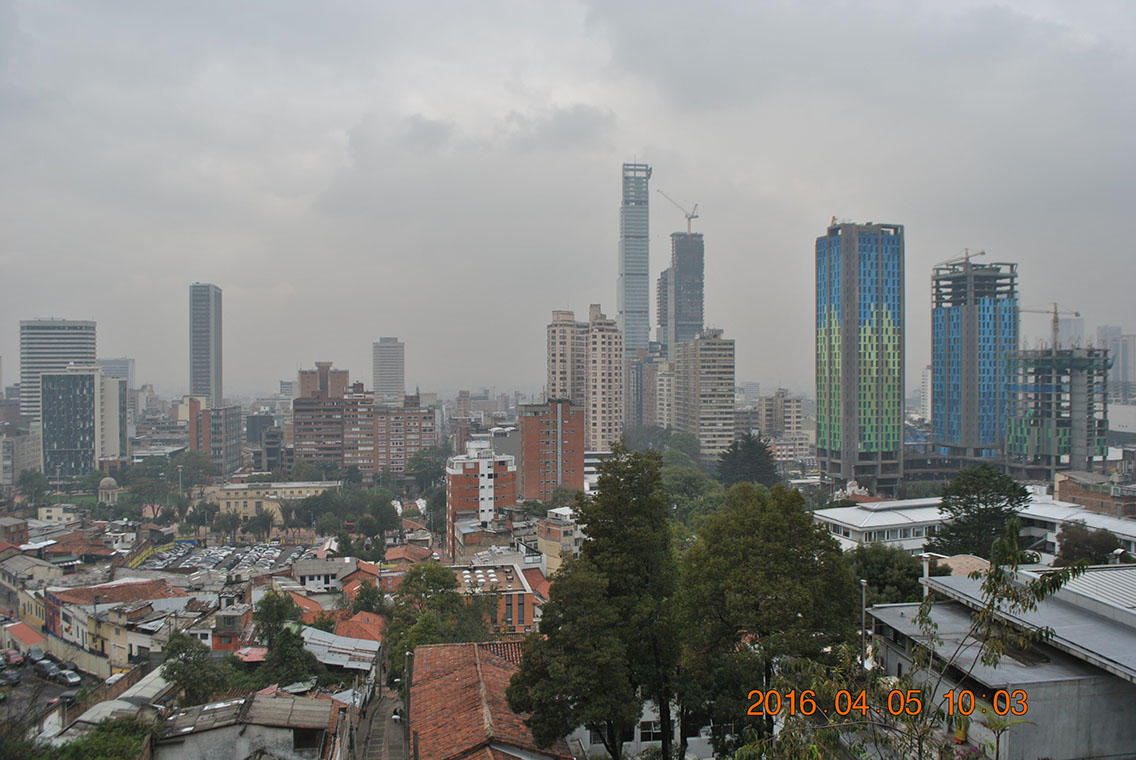
%> input picture 5.JPG, 1136 x 760 px
$ octave --eval "paper;"   (GNU Octave 9; MATLAB toolbox functions it lacks are replaced by stand-ins)
%> lines starting %> are read from the running program, lines starting %| are printed output that depends on the picture; long printed decimals are rounded
function paper()

imagen = rgb2gray(imread('5.jpg'));
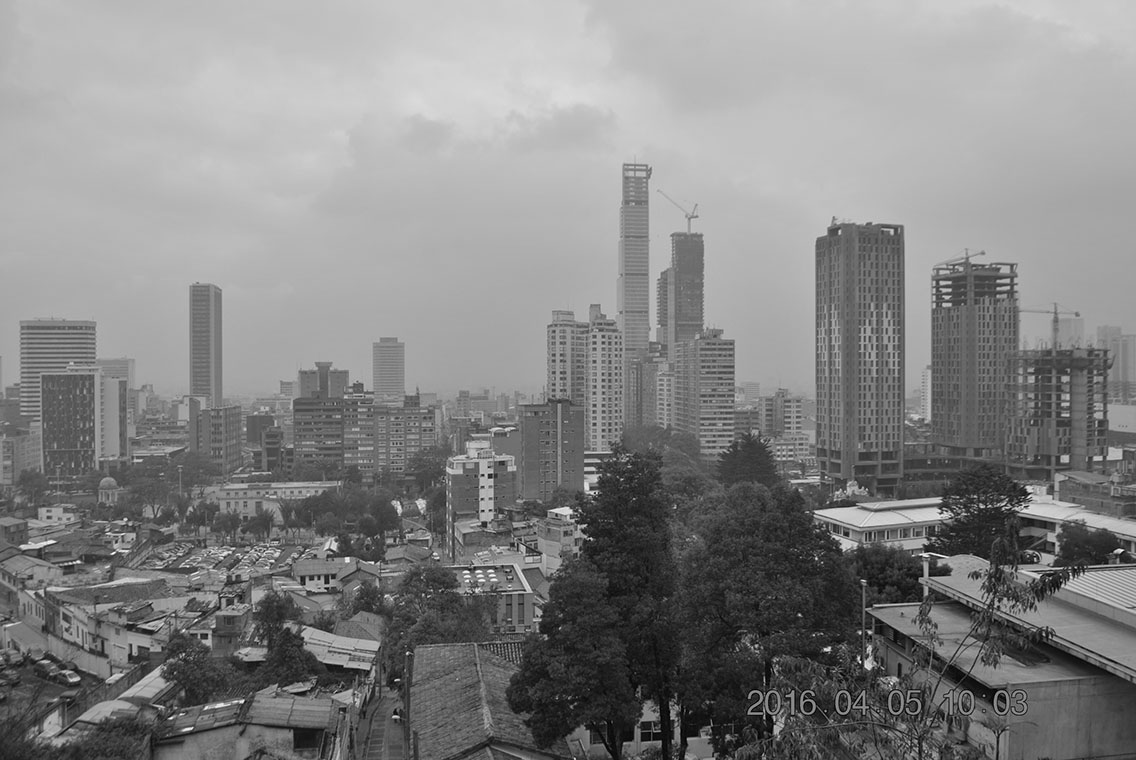
%> imagen: size 760x1136 uint8; min 0, max 254, mean 132.6
background = imagen(300:350,600:680);
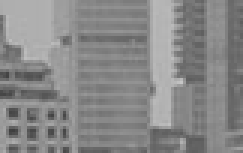
%> background: size 51x81 uint8 (shown 3 times larger); min 63, max 198, mean 136.4
prombackground = mean2(background);
%> prombackground = 136.4
zona1 = imagen(550:580,200:250);
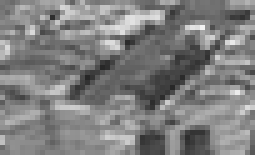
%> zona1: size 31x51 uint8 (shown 5 times larger); min 39, max 242, mean 127.2
promzona1 = mean2(zona1);
%> promzona1 = 127.2
zona2 = imagen(350:400,140:220);
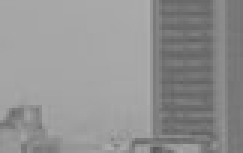
%> zona2: size 51x81 uint8 (shown 3 times larger); min 90, max 173, mean 146
promzona2 = mean2(zona2);
%> promzona2 = 146
imagen(300:350,600:680) = 0;
imagen(550:580,200:250)=0;
imagen(350:400,140:220) = 0;
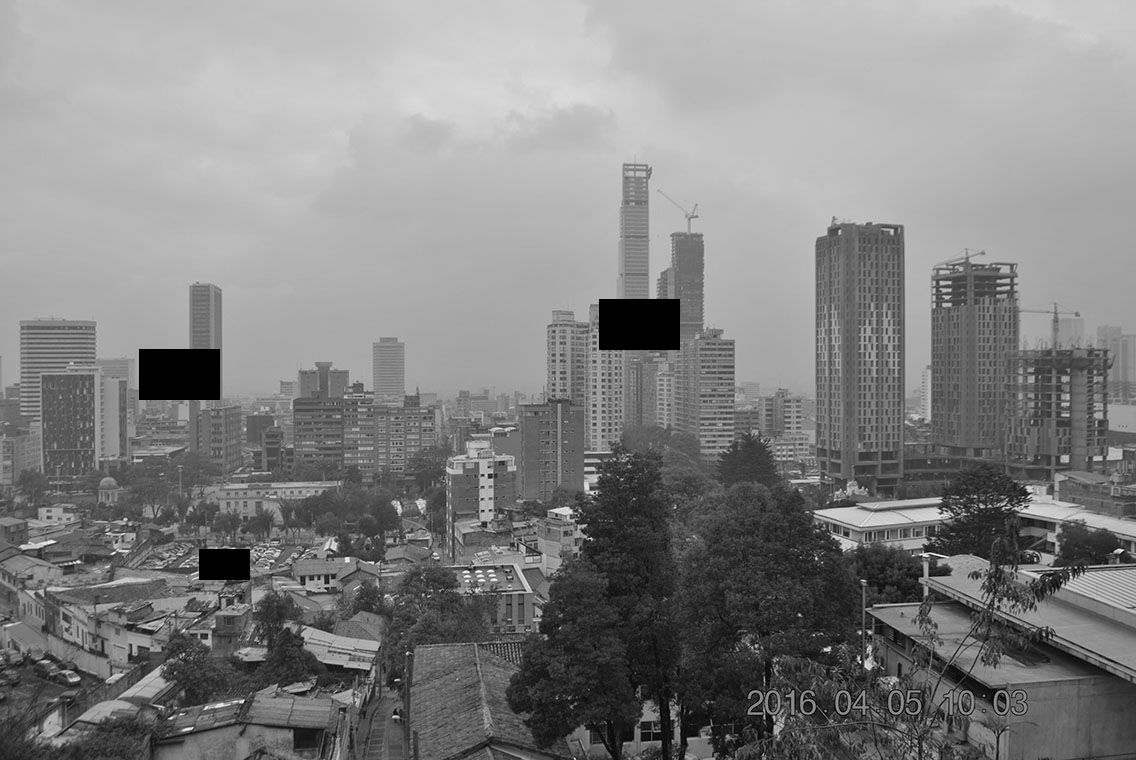
%> imagen: size 760x1136 uint8; min 0, max 254, mean 131

fprintf('El promedio del background es %d, \n ',prombackground);
fprintf('El promedio de la zona 1 es %d, \n ',promzona1);
fprintf('El promedio de la zona 2 es %d, \n ',promzona2);

concentracion= (prombackground-promzona2)/(prombackground-promzona1);
%> concentracion = -1.05
x1= 0.1; %km
x2=0.35; %km
x= x2-x1;
coef= -(1/x)* log(concentracion);
fprintf('El coeficiente de extinción será igual a %d,\n ',coef);
visibilidad= 3/coef;
fprintf('La visibilidad tiene un valor de %d',visibilidad);
%| El promedio del background es 136.362,
%|  El promedio de la zona 1 es 127.226,
%|  El promedio de la zona 2 es 145.971,
%|  El coeficiente de extinción será igual a -0.2022,
%|  La visibilidad tiene un valor de -0.00384
imshow(imagen);

$ run again, with 1.JPG copied over 5.JPG
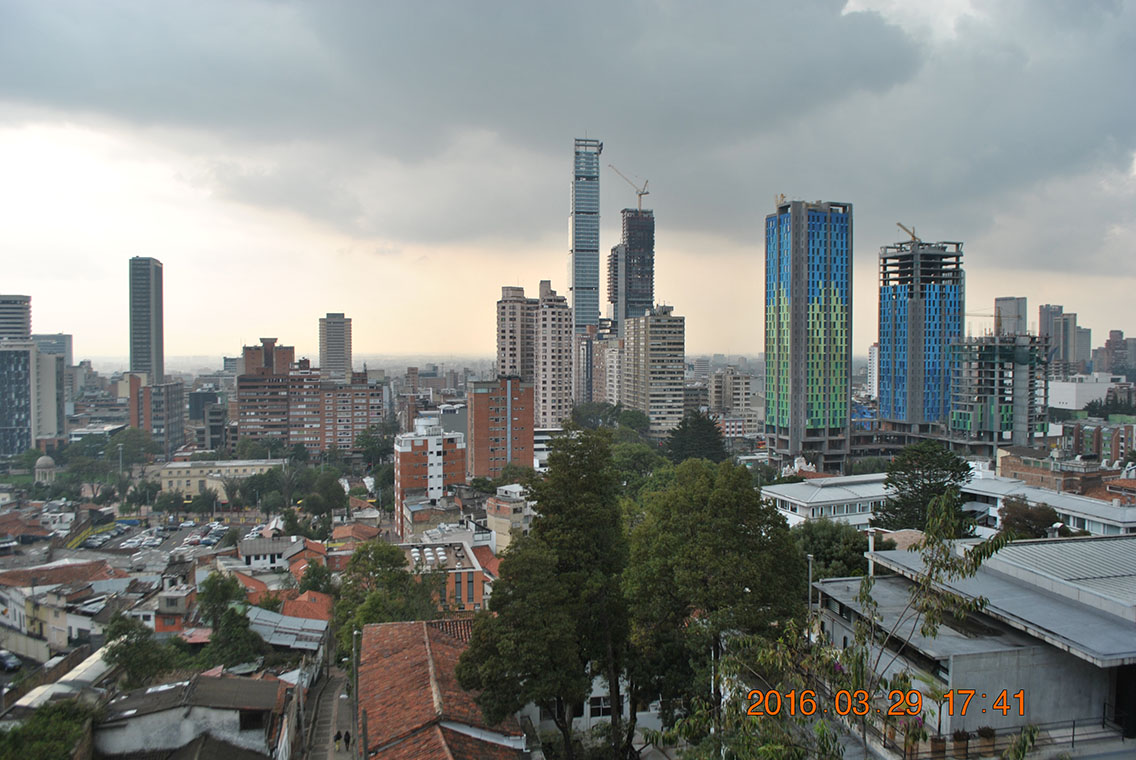
%> input picture 1.JPG, 1136 x 760 px
%> prombackground = 124
%> promzona1 = 114.9
%> in paper, `zona2 = imagen(350:400,140:220);`:
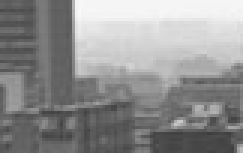
%> zona2: size 51x81 uint8 (shown 3 times larger); min 61, max 250, mean 144.2
%> promzona2 = 144.2
%> in paper, `imagen(350:400,140:220) = 0;`:
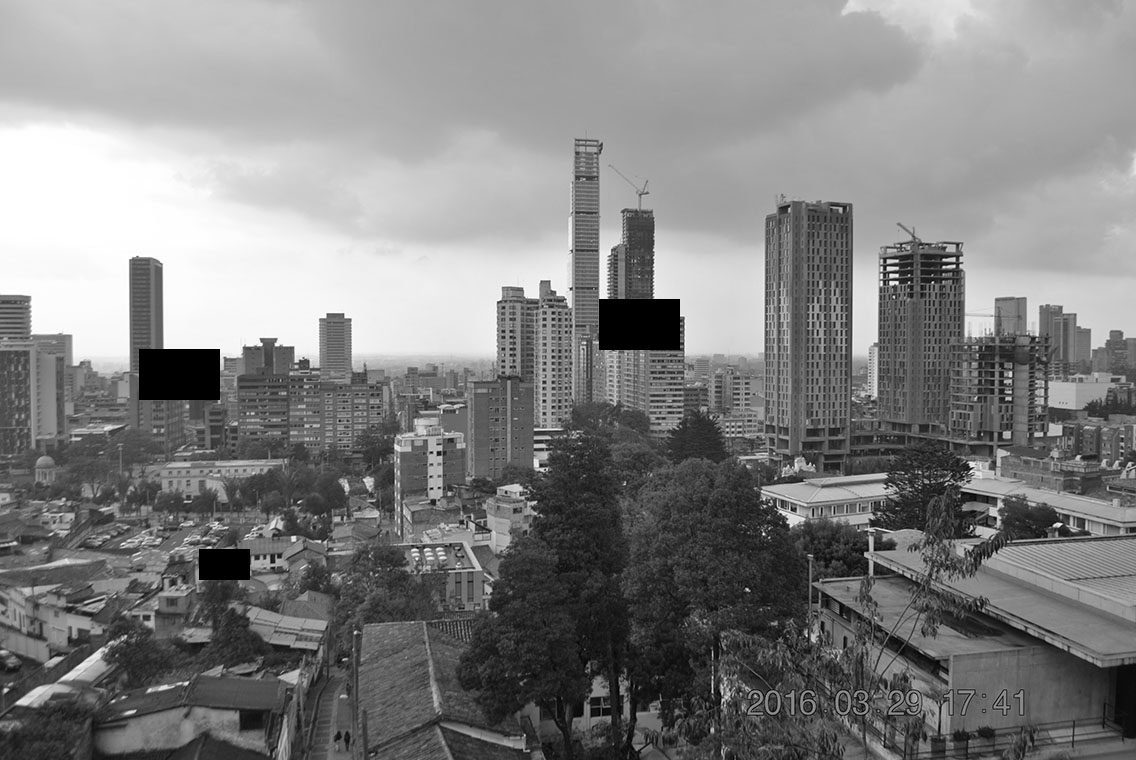
%> imagen: size 760x1136 uint8; min 0, max 255, mean 129.8
%> concentracion = -2.24
%| El promedio del background es 123.965,
%|  El promedio de la zona 1 es 114.913,
%|  El promedio de la zona 2 es 144.203,
%|  El coeficiente de extinción será igual a -3.218,
%|  La visibilidad tiene un valor de -0.05738

$ run again, with 10.JPG copied over 5.JPG
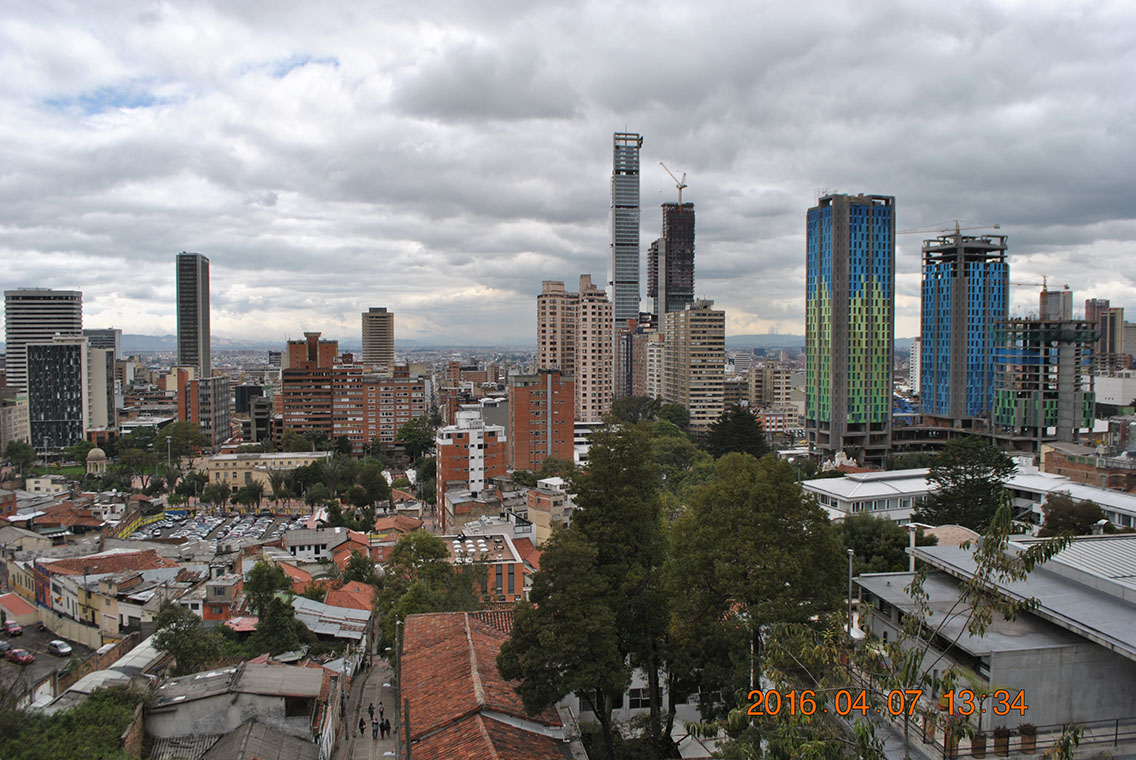
%> input picture 10.JPG, 1136 x 760 px
%> prombackground = 105.5
%> promzona1 = 109.2
%> in paper, `zona2 = imagen(350:400,140:220);`:
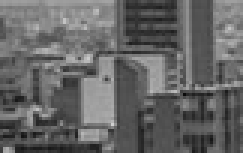
%> zona2: size 51x81 uint8 (shown 3 times larger); min 11, max 207, mean 101.2
%> promzona2 = 101.2
%> in paper, `imagen(350:400,140:220) = 0;`:
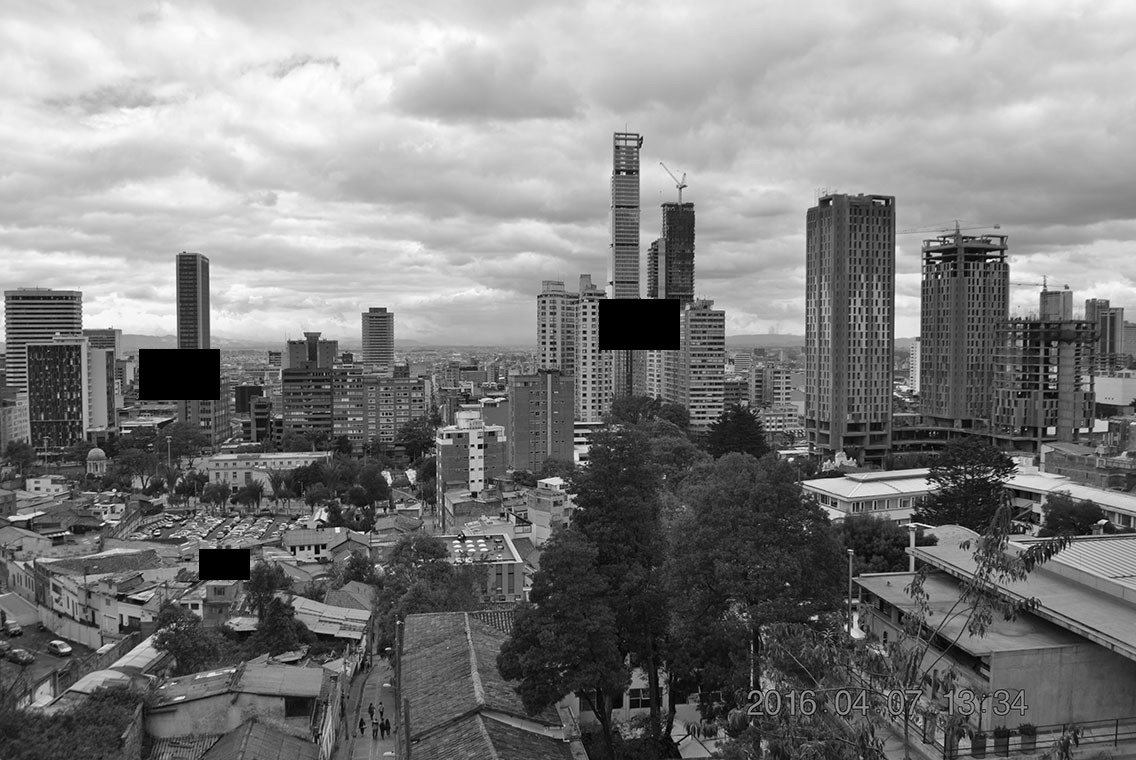
%> imagen: size 760x1136 uint8; min 0, max 255, mean 127.9
%> concentracion = -1.17
%| El promedio del background es 105.534,
%|  El promedio de la zona 1 es 109.24,
%|  El promedio de la zona 2 es 101.213,
%|  El coeficiente de extinción será igual a -0.6142,
%|  La visibilidad tiene un valor de -0.01164

$ run again, with 11.JPG copied over 5.JPG
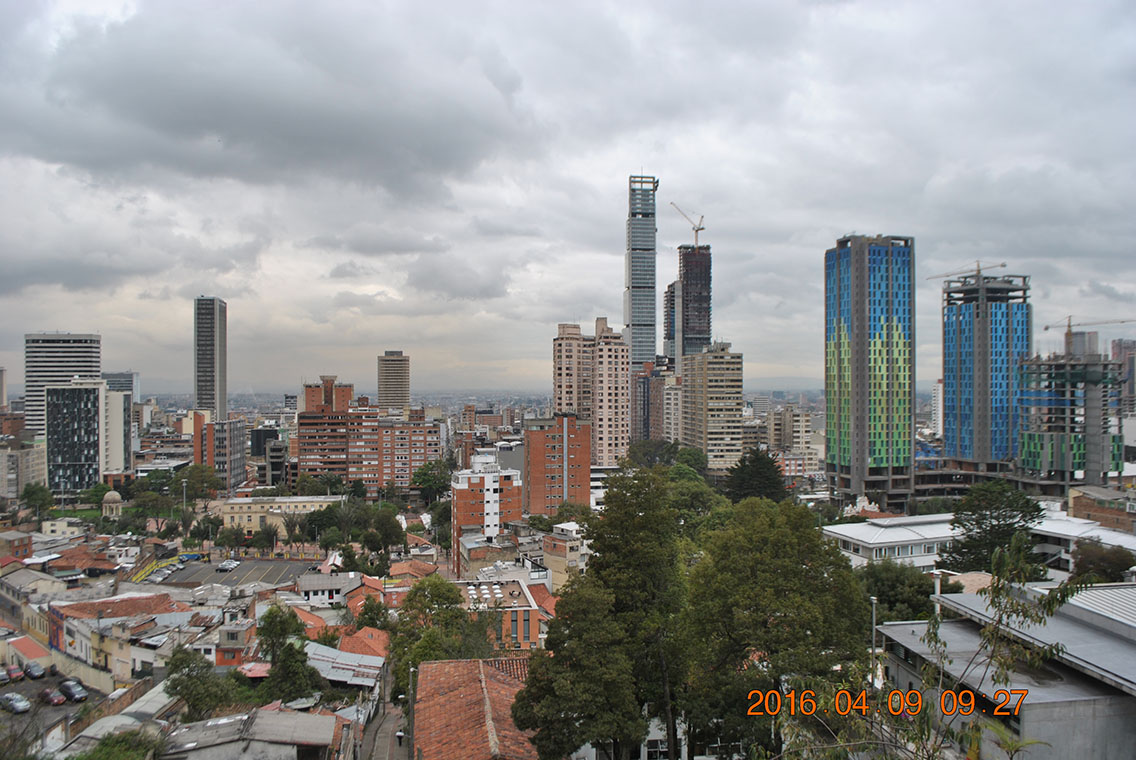
%> input picture 11.JPG, 1136 x 760 px
%> prombackground = 140
%> promzona1 = 108.5
%> in paper, `zona2 = imagen(350:400,140:220);`:
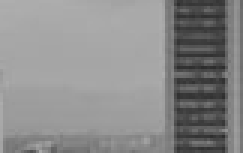
%> zona2: size 51x81 uint8 (shown 3 times larger); min 45, max 174, mean 138.6
%> promzona2 = 138.6
%> in paper, `imagen(350:400,140:220) = 0;`:
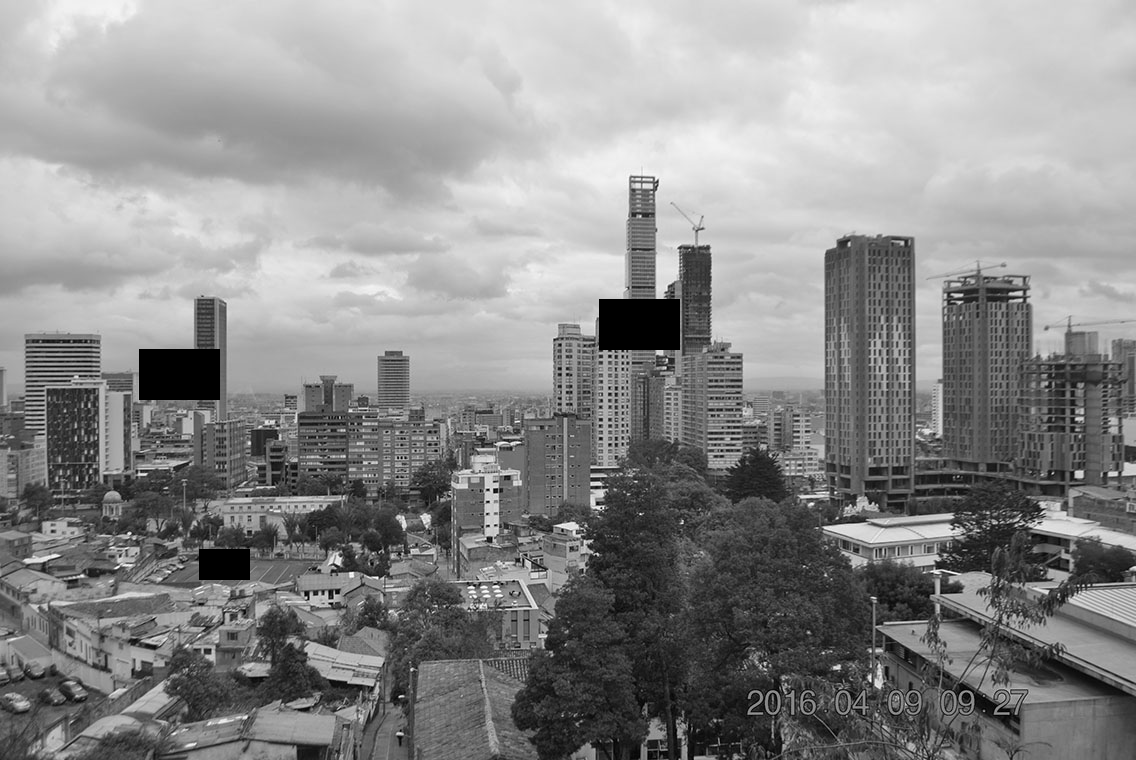
%> imagen: size 760x1136 uint8; min 0, max 255, mean 139.2
%> concentracion = 0.0454
%> coef = 12.37
%> visibilidad = 0.243
%| El promedio del background es 139.993,
%|  El promedio de la zona 1 es 108.501,
%|  El promedio de la zona 2 es 138.562,
%|  El coeficiente de extinción será igual a 12.3651,
%|  La visibilidad tiene un valor de 0.2426
